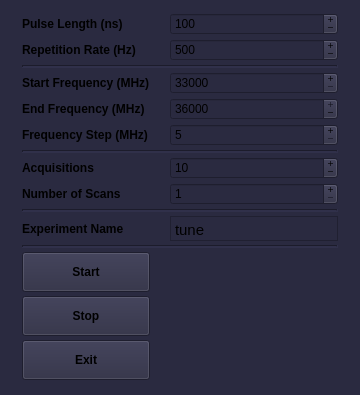
<?xml version="1.0" encoding="UTF-8"?>
<ui version="4.0">
 <class>MainWindow</class>
 <widget class="QMainWindow" name="MainWindow">
  <property name="geometry">
   <rect>
    <x>0</x>
    <y>0</y>
    <width>360</width>
    <height>395</height>
   </rect>
  </property>
  <property name="sizePolicy">
   <sizepolicy hsizetype="Fixed" vsizetype="Fixed">
    <horstretch>0</horstretch>
    <verstretch>0</verstretch>
   </sizepolicy>
  </property>
  <property name="minimumSize">
   <size>
    <width>360</width>
    <height>395</height>
   </size>
  </property>
  <property name="maximumSize">
   <size>
    <width>360</width>
    <height>395</height>
   </size>
  </property>
  <property name="font">
   <font>
    <weight>50</weight>
    <bold>false</bold>
   </font>
  </property>
  <property name="windowTitle">
   <string>Resonator Tuning v 0.1</string>
  </property>
  <property name="styleSheet">
   <string notr="true">background-color: rgb(42,42,64);</string>
  </property>
  <widget class="QWidget" name="centralwidget">
   <property name="sizePolicy">
    <sizepolicy hsizetype="Fixed" vsizetype="Fixed">
     <horstretch>0</horstretch>
     <verstretch>0</verstretch>
    </sizepolicy>
   </property>
   <property name="minimumSize">
    <size>
     <width>360</width>
     <height>395</height>
    </size>
   </property>
   <property name="maximumSize">
    <size>
     <width>360</width>
     <height>395</height>
    </size>
   </property>
   <layout class="QGridLayout" name="gridLayout_2">
    <item row="0" column="0">
     <layout class="QGridLayout" name="gridLayout">
      <property name="sizeConstraint">
       <enum>QLayout::SetNoConstraint</enum>
      </property>
      <property name="leftMargin">
       <number>13</number>
      </property>
      <property name="topMargin">
       <number>4</number>
      </property>
      <property name="rightMargin">
       <number>13</number>
      </property>
      <property name="bottomMargin">
       <number>6</number>
      </property>
      <property name="horizontalSpacing">
       <number>20</number>
      </property>
      <property name="verticalSpacing">
       <number>4</number>
      </property>
      <item row="17" column="0">
       <widget class="QPushButton" name="button_start">
        <property name="minimumSize">
         <size>
          <width>0</width>
          <height>40</height>
         </size>
        </property>
        <property name="font">
         <font>
          <weight>75</weight>
          <bold>true</bold>
         </font>
        </property>
        <property name="contextMenuPolicy">
         <enum>Qt::NoContextMenu</enum>
        </property>
        <property name="text">
         <string>Start</string>
        </property>
       </widget>
      </item>
      <item row="5" column="1">
       <widget class="QSpinBox" name="box_step_freq">
        <property name="contextMenuPolicy">
         <enum>Qt::NoContextMenu</enum>
        </property>
        <property name="buttonSymbols">
         <enum>QAbstractSpinBox::PlusMinus</enum>
        </property>
        <property name="keyboardTracking">
         <bool>false</bool>
        </property>
        <property name="minimum">
         <number>5</number>
        </property>
        <property name="maximum">
         <number>100</number>
        </property>
        <property name="singleStep">
         <number>5</number>
        </property>
       </widget>
      </item>
      <item row="10" column="0">
       <widget class="QLabel" name="label_6">
        <property name="font">
         <font>
          <weight>75</weight>
          <bold>true</bold>
         </font>
        </property>
        <property name="contextMenuPolicy">
         <enum>Qt::NoContextMenu</enum>
        </property>
        <property name="text">
         <string>Acquisitions</string>
        </property>
       </widget>
      </item>
      <item row="12" column="1">
       <widget class="QSpinBox" name="box_scan">
        <property name="contextMenuPolicy">
         <enum>Qt::NoContextMenu</enum>
        </property>
        <property name="buttonSymbols">
         <enum>QAbstractSpinBox::PlusMinus</enum>
        </property>
        <property name="keyboardTracking">
         <bool>false</bool>
        </property>
        <property name="minimum">
         <number>1</number>
        </property>
        <property name="maximum">
         <number>100</number>
        </property>
        <property name="value">
         <number>1</number>
        </property>
       </widget>
      </item>
      <item row="4" column="1">
       <widget class="QSpinBox" name="box_end_freq">
        <property name="contextMenuPolicy">
         <enum>Qt::NoContextMenu</enum>
        </property>
        <property name="buttonSymbols">
         <enum>QAbstractSpinBox::PlusMinus</enum>
        </property>
        <property name="keyboardTracking">
         <bool>false</bool>
        </property>
        <property name="minimum">
         <number>33000</number>
        </property>
        <property name="maximum">
         <number>36000</number>
        </property>
        <property name="singleStep">
         <number>5</number>
        </property>
        <property name="value">
         <number>36000</number>
        </property>
       </widget>
      </item>
      <item row="3" column="0">
       <widget class="QLabel" name="label_4">
        <property name="font">
         <font>
          <weight>75</weight>
          <bold>true</bold>
         </font>
        </property>
        <property name="contextMenuPolicy">
         <enum>Qt::NoContextMenu</enum>
        </property>
        <property name="text">
         <string>Start Frequency (MHz)</string>
        </property>
       </widget>
      </item>
      <item row="15" column="0">
       <widget class="QLabel" name="label_5">
        <property name="font">
         <font>
          <weight>75</weight>
          <bold>true</bold>
         </font>
        </property>
        <property name="contextMenuPolicy">
         <enum>Qt::NoContextMenu</enum>
        </property>
        <property name="text">
         <string>Experiment Name</string>
        </property>
       </widget>
      </item>
      <item row="1" column="1">
       <widget class="QSpinBox" name="box_rep_rate">
        <property name="contextMenuPolicy">
         <enum>Qt::NoContextMenu</enum>
        </property>
        <property name="buttonSymbols">
         <enum>QAbstractSpinBox::PlusMinus</enum>
        </property>
        <property name="keyboardTracking">
         <bool>false</bool>
        </property>
        <property name="minimum">
         <number>2</number>
        </property>
        <property name="maximum">
         <number>50000</number>
        </property>
        <property name="singleStep">
         <number>10</number>
        </property>
        <property name="value">
         <number>500</number>
        </property>
       </widget>
      </item>
      <item row="9" column="0" colspan="2">
       <widget class="Line" name="line_3">
        <property name="lineWidth">
         <number>2</number>
        </property>
        <property name="orientation">
         <enum>Qt::Horizontal</enum>
        </property>
       </widget>
      </item>
      <item row="3" column="1">
       <widget class="QSpinBox" name="box_st_freq">
        <property name="contextMenuPolicy">
         <enum>Qt::NoContextMenu</enum>
        </property>
        <property name="buttonSymbols">
         <enum>QAbstractSpinBox::PlusMinus</enum>
        </property>
        <property name="keyboardTracking">
         <bool>false</bool>
        </property>
        <property name="minimum">
         <number>33000</number>
        </property>
        <property name="maximum">
         <number>36000</number>
        </property>
        <property name="singleStep">
         <number>5</number>
        </property>
        <property name="value">
         <number>33000</number>
        </property>
       </widget>
      </item>
      <item row="14" column="0" colspan="2">
       <widget class="Line" name="line_4">
        <property name="lineWidth">
         <number>2</number>
        </property>
        <property name="orientation">
         <enum>Qt::Horizontal</enum>
        </property>
       </widget>
      </item>
      <item row="1" column="0">
       <widget class="QLabel" name="label_11">
        <property name="font">
         <font>
          <weight>75</weight>
          <bold>true</bold>
         </font>
        </property>
        <property name="contextMenuPolicy">
         <enum>Qt::NoContextMenu</enum>
        </property>
        <property name="text">
         <string>Repetition Rate (Hz)</string>
        </property>
       </widget>
      </item>
      <item row="16" column="0" colspan="2">
       <widget class="Line" name="line_5">
        <property name="lineWidth">
         <number>2</number>
        </property>
        <property name="orientation">
         <enum>Qt::Horizontal</enum>
        </property>
       </widget>
      </item>
      <item row="0" column="1">
       <widget class="QSpinBox" name="box_length">
        <property name="contextMenuPolicy">
         <enum>Qt::NoContextMenu</enum>
        </property>
        <property name="readOnly">
         <bool>false</bool>
        </property>
        <property name="buttonSymbols">
         <enum>QAbstractSpinBox::PlusMinus</enum>
        </property>
        <property name="specialValueText">
         <string notr="true"/>
        </property>
        <property name="keyboardTracking">
         <bool>false</bool>
        </property>
        <property name="minimum">
         <number>8</number>
        </property>
        <property name="maximum">
         <number>1900</number>
        </property>
        <property name="singleStep">
         <number>4</number>
        </property>
        <property name="value">
         <number>100</number>
        </property>
       </widget>
      </item>
      <item row="2" column="0" colspan="2">
       <widget class="Line" name="line">
        <property name="lineWidth">
         <number>2</number>
        </property>
        <property name="orientation">
         <enum>Qt::Horizontal</enum>
        </property>
       </widget>
      </item>
      <item row="19" column="0">
       <widget class="QPushButton" name="button_off">
        <property name="minimumSize">
         <size>
          <width>0</width>
          <height>40</height>
         </size>
        </property>
        <property name="font">
         <font>
          <weight>75</weight>
          <bold>true</bold>
         </font>
        </property>
        <property name="contextMenuPolicy">
         <enum>Qt::NoContextMenu</enum>
        </property>
        <property name="text">
         <string>Exit</string>
        </property>
       </widget>
      </item>
      <item row="18" column="0">
       <widget class="QPushButton" name="button_stop">
        <property name="minimumSize">
         <size>
          <width>0</width>
          <height>40</height>
         </size>
        </property>
        <property name="font">
         <font>
          <weight>75</weight>
          <bold>true</bold>
         </font>
        </property>
        <property name="contextMenuPolicy">
         <enum>Qt::NoContextMenu</enum>
        </property>
        <property name="layoutDirection">
         <enum>Qt::LeftToRight</enum>
        </property>
        <property name="text">
         <string>Stop</string>
        </property>
       </widget>
      </item>
      <item row="12" column="0">
       <widget class="QLabel" name="label_7">
        <property name="font">
         <font>
          <weight>75</weight>
          <bold>true</bold>
         </font>
        </property>
        <property name="contextMenuPolicy">
         <enum>Qt::NoContextMenu</enum>
        </property>
        <property name="text">
         <string>Number of Scans</string>
        </property>
       </widget>
      </item>
      <item row="5" column="0">
       <widget class="QLabel" name="label_12">
        <property name="font">
         <font>
          <weight>75</weight>
          <bold>true</bold>
         </font>
        </property>
        <property name="contextMenuPolicy">
         <enum>Qt::NoContextMenu</enum>
        </property>
        <property name="text">
         <string>Frequency Step (MHz)</string>
        </property>
       </widget>
      </item>
      <item row="10" column="1">
       <widget class="QSpinBox" name="box_averag">
        <property name="contextMenuPolicy">
         <enum>Qt::NoContextMenu</enum>
        </property>
        <property name="buttonSymbols">
         <enum>QAbstractSpinBox::PlusMinus</enum>
        </property>
        <property name="keyboardTracking">
         <bool>false</bool>
        </property>
        <property name="minimum">
         <number>1</number>
        </property>
        <property name="maximum">
         <number>5000</number>
        </property>
        <property name="singleStep">
         <number>10</number>
        </property>
        <property name="value">
         <number>10</number>
        </property>
       </widget>
      </item>
      <item row="15" column="1">
       <widget class="QTextEdit" name="text_edit_exp_name">
        <property name="sizePolicy">
         <sizepolicy hsizetype="Expanding" vsizetype="Fixed">
          <horstretch>0</horstretch>
          <verstretch>0</verstretch>
         </sizepolicy>
        </property>
        <property name="minimumSize">
         <size>
          <width>0</width>
          <height>25</height>
         </size>
        </property>
        <property name="maximumSize">
         <size>
          <width>16777215</width>
          <height>25</height>
         </size>
        </property>
        <property name="mouseTracking">
         <bool>false</bool>
        </property>
        <property name="tabletTracking">
         <bool>false</bool>
        </property>
        <property name="contextMenuPolicy">
         <enum>Qt::NoContextMenu</enum>
        </property>
        <property name="verticalScrollBarPolicy">
         <enum>Qt::ScrollBarAlwaysOff</enum>
        </property>
        <property name="markdown">
         <string>tune

</string>
        </property>
        <property name="html">
         <string>&lt;!DOCTYPE HTML PUBLIC &quot;-//W3C//DTD HTML 4.0//EN&quot; &quot;http://www.w3.org/TR/REC-html40/strict.dtd&quot;&gt;
&lt;html&gt;&lt;head&gt;&lt;meta name=&quot;qrichtext&quot; content=&quot;1&quot; /&gt;&lt;style type=&quot;text/css&quot;&gt;
p, li { white-space: pre-wrap; }
&lt;/style&gt;&lt;/head&gt;&lt;body style=&quot; font-family:'Ubuntu'; font-size:11pt; font-weight:400; font-style:normal;&quot;&gt;
&lt;p style=&quot; margin-top:7px; margin-bottom:7px; margin-left:0px; margin-right:0px; -qt-block-indent:0; text-indent:0px;&quot;&gt;tune&lt;/p&gt;&lt;/body&gt;&lt;/html&gt;</string>
        </property>
        <property name="overwriteMode">
         <bool>true</bool>
        </property>
        <property name="acceptRichText">
         <bool>false</bool>
        </property>
        <property name="textInteractionFlags">
         <set>Qt::TextEditorInteraction</set>
        </property>
       </widget>
      </item>
      <item row="0" column="0">
       <widget class="QLabel" name="label">
        <property name="font">
         <font>
          <weight>75</weight>
          <bold>true</bold>
          <kerning>true</kerning>
         </font>
        </property>
        <property name="contextMenuPolicy">
         <enum>Qt::NoContextMenu</enum>
        </property>
        <property name="text">
         <string>Pulse Length (ns)</string>
        </property>
       </widget>
      </item>
      <item row="4" column="0">
       <widget class="QLabel" name="label_8">
        <property name="font">
         <font>
          <weight>75</weight>
          <bold>true</bold>
         </font>
        </property>
        <property name="contextMenuPolicy">
         <enum>Qt::NoContextMenu</enum>
        </property>
        <property name="text">
         <string>End Frequency (MHz)</string>
        </property>
       </widget>
      </item>
     </layout>
    </item>
   </layout>
  </widget>
 </widget>
 <resources/>
 <connections/>
</ui>
